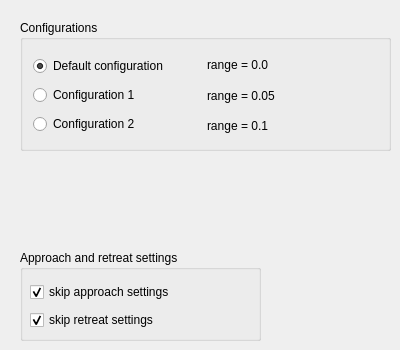
   <widget class="QWidget" name="tab_general">
    <attribute name="title">
     <string>General Settings</string>
    </attribute>
    <widget class="QGroupBox" name="groupBox">
     <property name="geometry">
      <rect>
       <x>20</x>
       <y>20</y>
       <width>371</width>
       <height>131</height>
      </rect>
     </property>
     <property name="title">
      <string>Configurations</string>
     </property>
     <widget class="QWidget" name="layoutWidget">
      <property name="geometry">
       <rect>
        <x>13</x>
        <y>33</y>
        <width>341</width>
        <height>85</height>
       </rect>
      </property>
      <layout class="QHBoxLayout" name="horizontalLayout">
       <item>
        <layout class="QVBoxLayout" name="verticalLayout_2">
         <item>
          <widget class="QRadioButton" name="radioButton_default">
           <property name="text">
            <string>Default configuration </string>
           </property>
           <property name="checked">
            <bool>true</bool>
           </property>
          </widget>
         </item>
         <item>
          <widget class="QRadioButton" name="radioButton_1">
           <property name="text">
            <string>Configuration 1</string>
           </property>
          </widget>
         </item>
         <item>
          <widget class="QRadioButton" name="radioButton_2">
           <property name="text">
            <string>Configuration 2</string>
           </property>
          </widget>
         </item>
        </layout>
       </item>
       <item>
        <layout class="QVBoxLayout" name="verticalLayout">
         <item>
          <widget class="QLabel" name="label">
           <property name="text">
            <string>range = 0.0</string>
           </property>
          </widget>
         </item>
         <item>
          <widget class="QLabel" name="label_2">
           <property name="text">
            <string>range = 0.05</string>
           </property>
          </widget>
         </item>
         <item>
          <widget class="QLabel" name="label_3">
           <property name="text">
            <string>range = 0.1</string>
           </property>
          </widget>
         </item>
        </layout>
       </item>
      </layout>
     </widget>
    </widget>
    <widget class="QGroupBox" name="groupBox_constraints_2">
     <property name="geometry">
      <rect>
       <x>20</x>
       <y>250</y>
       <width>241</width>
       <height>91</height>
      </rect>
     </property>
     <property name="title">
      <string>Approach and retreat settings</string>
     </property>
     <widget class="QWidget" name="layoutWidget_5">
      <property name="geometry">
       <rect>
        <x>10</x>
        <y>30</y>
        <width>221</width>
        <height>54</height>
       </rect>
      </property>
      <layout class="QVBoxLayout" name="verticalLayout_26">
       <item>
        <widget class="QCheckBox" name="checkBox_approach">
         <property name="text">
          <string>skip approach settings</string>
         </property>
         <property name="checked">
          <bool>true</bool>
         </property>
        </widget>
       </item>
       <item>
        <widget class="QCheckBox" name="checkBox_retreat">
         <property name="text">
          <string>skip retreat settings</string>
         </property>
         <property name="checked">
          <bool>true</bool>
         </property>
        </widget>
       </item>
      </layout>
     </widget>
    </widget>
   </widget>
